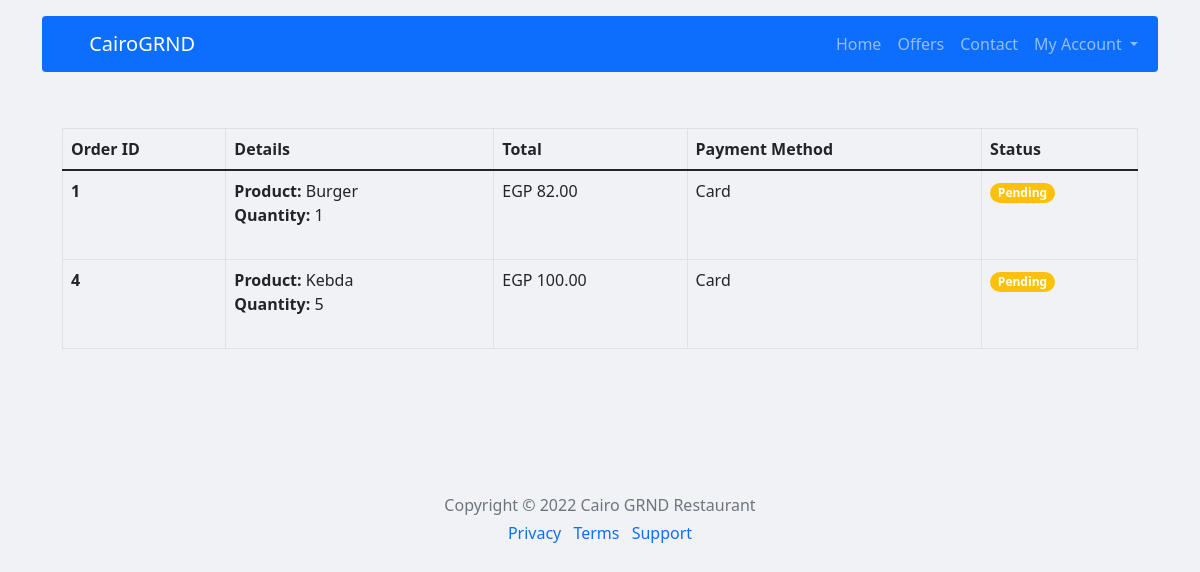
The app's page /my-orders.php (signed in), older data.
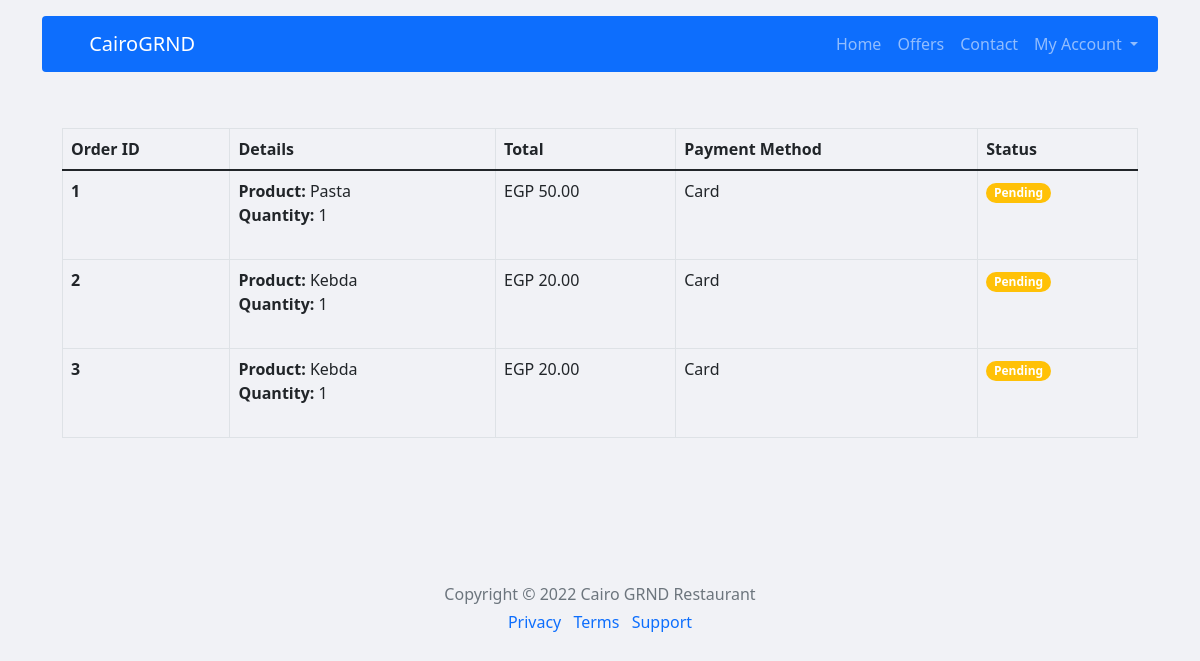
The same page, newer data.
### tables this page shows
CREATE TABLE `orders` (
  `ID` int(11) NOT NULL,
  `Customer_ID` int(11) NOT NULL,
  `OrderDetails` longtext NOT NULL,
  `Total` int(11) NOT NULL,
  `Method` int(11) NOT NULL,
  `Processed` int(11) NOT NULL,
  `Date` timestamp NOT NULL DEFAULT current_timestamp() ON UPDATE current_timestamp()
);

### my-orders.php (the view, shortened to what this page needs)
<?php
    require 'components/main/connect.php';
    require 'components/main/functions.php';
    $userAcc = new User();
    $userAcc->authCheck();
    $userAcc->logCheck_unregistered();
    $user = $userAcc->getUserData($_SESSION["email"]);
    $od = new Orders();
?>
<!DOCTYPE html>
<html>
<?php include 'components/main/html_header.php'; ?>
<body style="background-color:#f1f2f6;">
    <div class="container">
        <main>
            <?php require_once "components/main/html_navbar.php";?>
            <div class="p-2 mb-4 rounded-3">
                <div class="container-fluid py-4">
                    <table class="table table-hover table-bordered">
                        <thead>
                            <tr>
                                <th scope="col">Order ID</th>
                                <th scope="col">Details</th>
                                <th scope="col">Total</th>
                                <th scope="col">Payment Method</th>
                                <th scope="col">Status</th>
                            </tr>
                        </thead>
                        <tbody>
                            <?php
                                $uIDOrders = $user['ID'];
                                $listOrders = "SELECT * FROM orders WHERE Customer_ID = '$uIDOrders'";
                                $result = mysqli_query($conn, $listOrders);
                                while($order = mysqli_fetch_array($result))
                                {
                            ?>
                            <tr>
                                <th scope="row"><?php echo $order["ID"]; ?></th>
                                <td><?php echo $order["OrderDetails"];?></td>
                                <td>EGP <?php echo number_format($order["Total"], 2);?></td>
                                <td><?php echo $od->defPay($order["Method"]);?></td>
                                <td><?php echo $od->defProcess($order["Processed"]);?></td>
                            </tr>
                            <?php
                                }
                            ?>
                        </tbody>
                    </table>
                </div>
            </div>
        </div>
        <footer class="my-5 pt-5 text-muted text-center text-small">
            <p class="mb-1">Copyright &copy; 2022 Cairo GRND Restaurant</p>
            <ul class="list-inline">
                <li class="list-inline-item"><a href="#">Privacy</a></li>
                <li class="list-inline-item"><a href="#">Terms</a></li>
                <li class="list-inline-item"><a href="#">Support</a></li>
            </ul>
        </footer>
</body>
</html>

### components/main/html_header.php (shortened to what this page needs)
<head>
    <link href="./components/assets/css/bootstrap.css" rel="stylesheet">
    <link href="./components/assets/fontawesome/css/fontawesome.css" rel="stylesheet">
    <link href="./components/assets/fontawesome/css/brands.css" rel="stylesheet">
    <link href="./components/assets/fontawesome/css/solid.css" rel="stylesheet">
</head>

### components/main/html_navbar.php (shortened to what this page needs)
<nav style="border-radius: 0.25rem" class="navbar navbar-dark bg-primary navbar-expand-lg mb-4 mt-3">
    <div class="container-fluid">
        <a class="navbar-brand" href="home">
            CairoGRND
        </a>
        <div class="collapse navbar-collapse" id="navbarSupportedContent">
            <ul class="navbar-nav ms-auto mb-2 mb-lg-0">
                <li class="nav-item">
                    <a class="nav-link" aria-current="page" href="home">Home</a>
                </li>
                <li class="nav-item">
                    <a class="nav-link" href="offers">Offers</a>
                </li>
                <li class="nav-item">
                    <a class="nav-link" href="contact">Contact</a>
                </li>
                <li class="nav-item dropdown">
                    <a class="nav-link dropdown-toggle" href="#" id="navbarDropdown" role="button" data-bs-toggle="dropdown" aria-expanded="false">
                        My Account
                    </a>
                </li>
            </ul>
        </div>
    </div>
</nav>

### components/main/functions.php (shortened to what this page needs)
<?php
class User
{
    function getUserData($email)
    {
        require 'connect.php';
        $user_check_query = "SELECT * FROM users WHERE Email='$email'";
        $result = mysqli_query($conn, $user_check_query);
        $numRows = mysqli_num_rows($result);
        if ($numRows == 1)
        {
            $user = mysqli_fetch_assoc($result);
            return $user;
        }
    }
}
class Orders
{
    function defPay($pay)
    {
        switch($pay)
        {
            case 1:
                echo "Card";
                break;
        }
    }
    function defProcess($process)
    {
        switch($process)
        {
            case 0:
                echo "<span class='badge rounded-pill bg-warning'>Pending</span>";
                break;
        }
    }
}
?>

Row changes from the older to the newer data that the page shows:
removed orders: ID "4", OrderDetails "Product: Kebda Quantity: 5", Total "100.00", Method "Card", Processed "Pending"
changed orders id 1: OrderDetails "Product: Burger Quantity: 1" → "Product: Pasta Quantity: 1"; Total "82.00" → "50.00"
now on this page (row edited): orders: ID "2", OrderDetails "Product: Kebda Quantity: 1", Total "20.00", Method "Card", Processed "Pending"
added orders: ID "3", OrderDetails "Product: Kebda Quantity: 1", Total "20.00", Method "Card", Processed "Pending"
